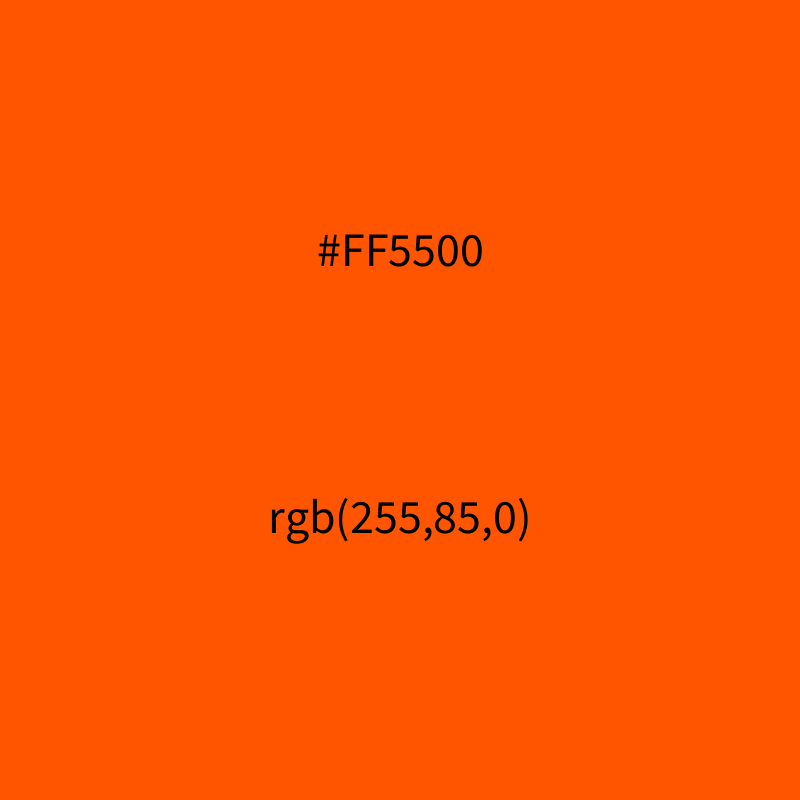
Frame 1 (no input)
Frame 60 (the mouse pressed at the canvas centre just before this capture): identical to frame 1, image omitted
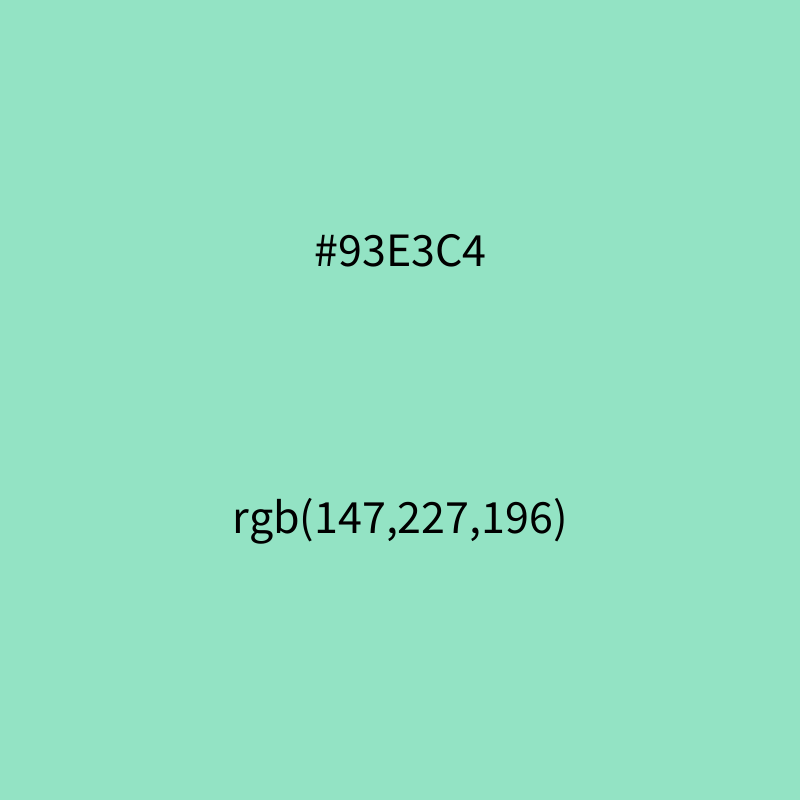
Frame 120 (the mouse held since frame 60 and released just before this capture)

The Processing sketch that drew these frames (run headless with seeded random() and noise(); from frame 60 on, the mouse is pressed at the canvas centre):

// Processing sketch: hexa2rgb
// ── hexa2rgb.pde


String hexaColor="FF5500";

void setup(){
  size(800,800);
}


void draw(){
  
  int r = getColor(hexaColor, 0);
  int g = getColor(hexaColor, 2);
  int b = getColor(hexaColor, 4);
  
  background(r,g,b);
  
  fill(0); textSize(48); textAlign(CENTER);
  text("#"+hexaColor, width/2, height/3);
  
  text("rgb("+r+","+g+","+b+")", width/2, 2*height/3);
}


int getColor(String hex, int d){
  
  int nd = 0;
  int pot = 1;
  
  for(int i=d+1; i>=d; i--){
  
    char digit = hex.charAt(i);
    int n;
    switch(digit){
      case 'A': n = 10; break;
      case 'B': n = 11; break;
      case 'C': n = 12; break;
      case 'D': n = 13; break;
      case 'E': n = 14; break;
      case 'F': n = 15; break;
      default:  n = Character.getNumericValue(digit);
    }
    
    nd +=  n*pot;
    pot = pot * 16;
  }
  
  return nd;
  
}

void mousePressed(){
  char[] simbols = {'0','1','2','3','4','5','6','7','8','9','A','B','C','D','E'};
  hexaColor="";
  for(int i=0; i<6; i++){
    int nr = (int)random(simbols.length);
    hexaColor+=simbols[nr];
  }
}
